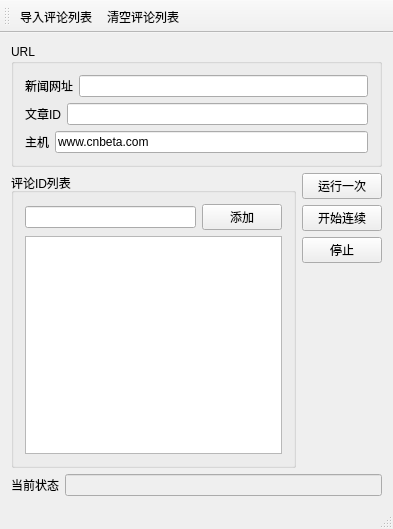
<?xml version="1.0" encoding="UTF-8"?>
<ui version="4.0">
 <class>auto_smzdmClass</class>
 <widget class="QMainWindow" name="auto_smzdmClass">
  <property name="geometry">
   <rect>
    <x>0</x>
    <y>0</y>
    <width>393</width>
    <height>529</height>
   </rect>
  </property>
  <property name="windowTitle">
   <string>CNBETA</string>
  </property>
  <widget class="QWidget" name="centralWidget">
   <layout class="QGridLayout" name="gridLayout_3">
    <item row="0" column="0">
     <widget class="QGroupBox" name="groupBox">
      <property name="title">
       <string>URL</string>
      </property>
      <layout class="QGridLayout" name="gridLayout_2">
       <item row="0" column="0">
        <layout class="QHBoxLayout" name="horizontalLayout_2">
         <item>
          <widget class="QLabel" name="label">
           <property name="text">
            <string>新闻网址</string>
           </property>
          </widget>
         </item>
         <item>
          <widget class="QLineEdit" name="lineEdit_news_url">
           <property name="text">
            <string/>
           </property>
          </widget>
         </item>
        </layout>
       </item>
       <item row="1" column="0">
        <layout class="QHBoxLayout" name="horizontalLayout_4">
         <item>
          <widget class="QLabel" name="label_3">
           <property name="text">
            <string>文章ID</string>
           </property>
          </widget>
         </item>
         <item>
          <widget class="QLineEdit" name="lineEdit_page_id">
           <property name="text">
            <string/>
           </property>
          </widget>
         </item>
        </layout>
       </item>
       <item row="2" column="0">
        <layout class="QHBoxLayout" name="horizontalLayout_3">
         <item>
          <widget class="QLabel" name="label_2">
           <property name="text">
            <string>主机</string>
           </property>
          </widget>
         </item>
         <item>
          <widget class="QLineEdit" name="lineEdit_HOST1">
           <property name="text">
            <string>www.cnbeta.com</string>
           </property>
          </widget>
         </item>
        </layout>
       </item>
      </layout>
     </widget>
    </item>
    <item row="1" column="0">
     <layout class="QHBoxLayout" name="horizontalLayout_5">
      <item>
       <widget class="QGroupBox" name="groupBox_2">
        <property name="sizePolicy">
         <sizepolicy hsizetype="Preferred" vsizetype="Preferred">
          <horstretch>3</horstretch>
          <verstretch>0</verstretch>
         </sizepolicy>
        </property>
        <property name="title">
         <string>评论ID列表</string>
        </property>
        <layout class="QGridLayout" name="gridLayout">
         <item row="0" column="0">
          <layout class="QHBoxLayout" name="horizontalLayout_7">
           <item>
            <widget class="QLineEdit" name="lineEdit_comment_id"/>
           </item>
           <item>
            <widget class="QPushButton" name="pushButton_add_comment_id">
             <property name="text">
              <string>添加</string>
             </property>
            </widget>
           </item>
          </layout>
         </item>
         <item row="1" column="0">
          <widget class="QListWidget" name="listWidget_comment_id">
           <property name="sizePolicy">
            <sizepolicy hsizetype="Expanding" vsizetype="Expanding">
             <horstretch>2</horstretch>
             <verstretch>0</verstretch>
            </sizepolicy>
           </property>
          </widget>
         </item>
        </layout>
       </widget>
      </item>
      <item>
       <layout class="QVBoxLayout" name="verticalLayout">
        <item>
         <widget class="QPushButton" name="pushButton_clickone">
          <property name="text">
           <string>运行一次</string>
          </property>
         </widget>
        </item>
        <item>
         <widget class="QPushButton" name="pushButton_start">
          <property name="text">
           <string>开始连续</string>
          </property>
         </widget>
        </item>
        <item>
         <widget class="QPushButton" name="pushButton_pause">
          <property name="text">
           <string>停止</string>
          </property>
         </widget>
        </item>
        <item>
         <spacer name="verticalSpacer">
          <property name="orientation">
           <enum>Qt::Vertical</enum>
          </property>
          <property name="sizeHint" stdset="0">
           <size>
            <width>20</width>
            <height>40</height>
           </size>
          </property>
         </spacer>
        </item>
       </layout>
      </item>
     </layout>
    </item>
    <item row="2" column="0">
     <layout class="QHBoxLayout" name="horizontalLayout">
      <item>
       <widget class="QLabel" name="label_1">
        <property name="text">
         <string>当前状态</string>
        </property>
       </widget>
      </item>
      <item>
       <widget class="QLineEdit" name="lineEdit_msg">
        <property name="enabled">
         <bool>false</bool>
        </property>
       </widget>
      </item>
     </layout>
    </item>
   </layout>
  </widget>
  <widget class="QMenuBar" name="menuBar">
   <property name="geometry">
    <rect>
     <x>0</x>
     <y>0</y>
     <width>393</width>
     <height>23</height>
    </rect>
   </property>
  </widget>
  <widget class="QToolBar" name="mainToolBar">
   <attribute name="toolBarArea">
    <enum>TopToolBarArea</enum>
   </attribute>
   <attribute name="toolBarBreak">
    <bool>false</bool>
   </attribute>
   <addaction name="action_import_commentid"/>
   <addaction name="action_clear_comments"/>
  </widget>
  <widget class="QStatusBar" name="statusBar"/>
  <action name="action_import_commentid">
   <property name="text">
    <string>导入评论列表</string>
   </property>
  </action>
  <action name="action_clear_comments">
   <property name="text">
    <string>清空评论列表</string>
   </property>
  </action>
 </widget>
 <layoutdefault spacing="6" margin="11"/>
 <resources>
  <include location="auto_smzdm.qrc"/>
 </resources>
 <connections/>
</ui>
